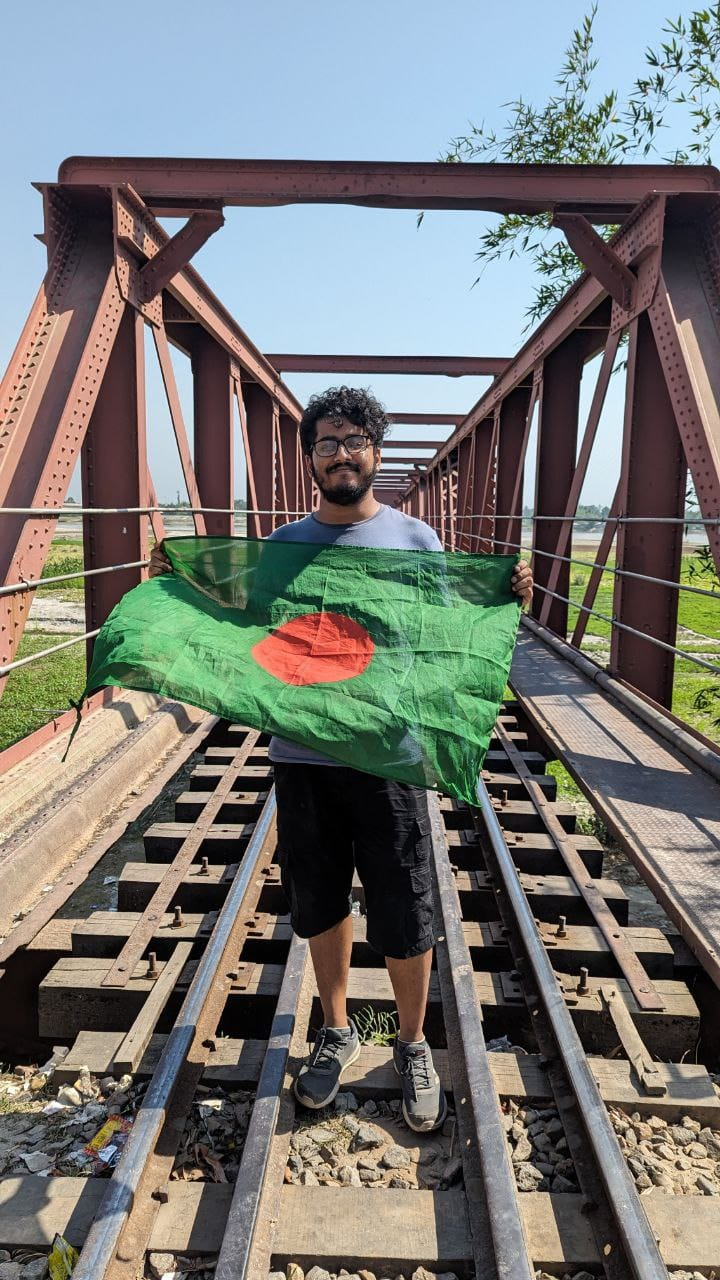
#> input picture ashik.jpg, 720 x 1280 px
$ python laplacianofGaussian.py   (older library calls are emulated)
#> lines starting #> are read from the running program, lines starting #| are printed output that depends on the picture
import cv2
import numpy as np
import matplotlib.pyplot as plt

def log_edge_detection(image_path, sigma=1):
  """
  Performs Laplacian of Gaussian edge detection on an image.

  Args:
    image_path: Path to the image file.
    sigma: Standard deviation for the Gaussian kernel.

  Returns:
    The LoG edge detected image.
  """
#> called with image_path = 'ashik.jpg', sigma = 1

  try:
    # Load the image
    img = cv2.imread(image_path, cv2.IMREAD_GRAYSCALE)
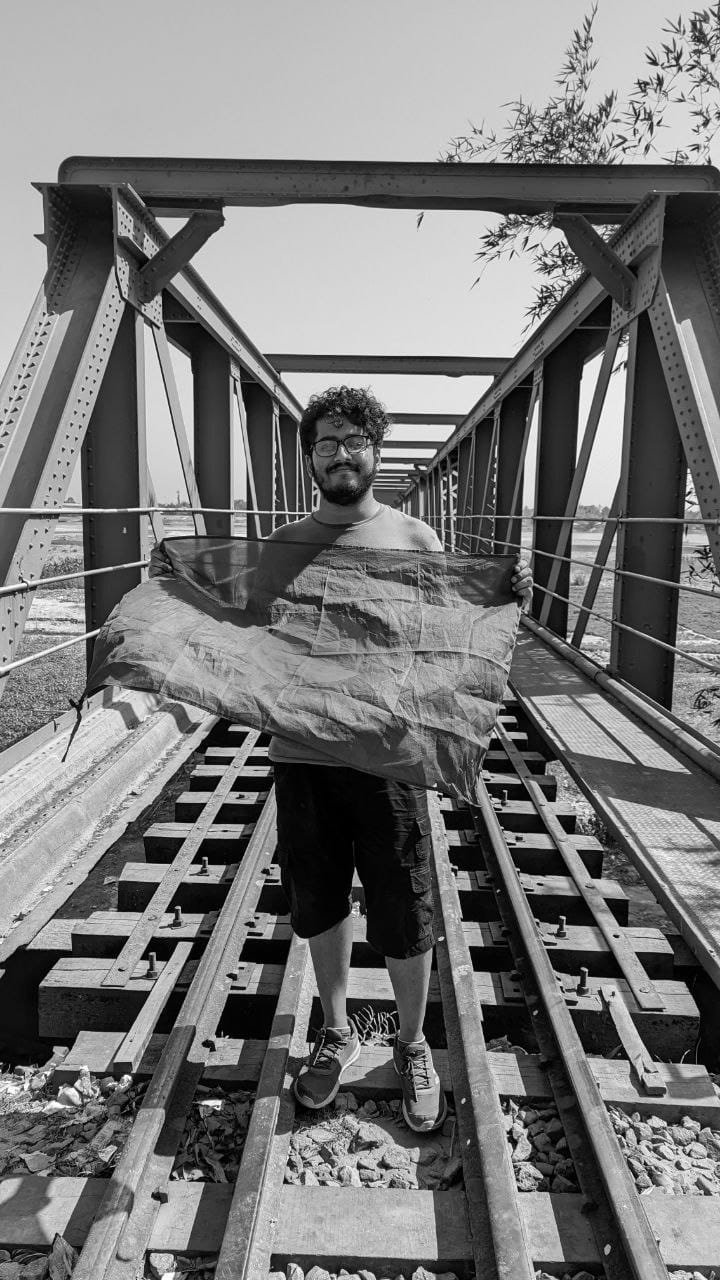
#> img: shape (1280, 720); min 0, max 255, mean 119.6

    # Convert to float32 for better precision
    img = np.float64(img)

    # Apply Gaussian blur
    blurred = cv2.GaussianBlur(img, (3, 3), sigma)

    # Compute Laplacian
    laplacian = cv2.Laplacian(blurred, cv2.CV_64F)
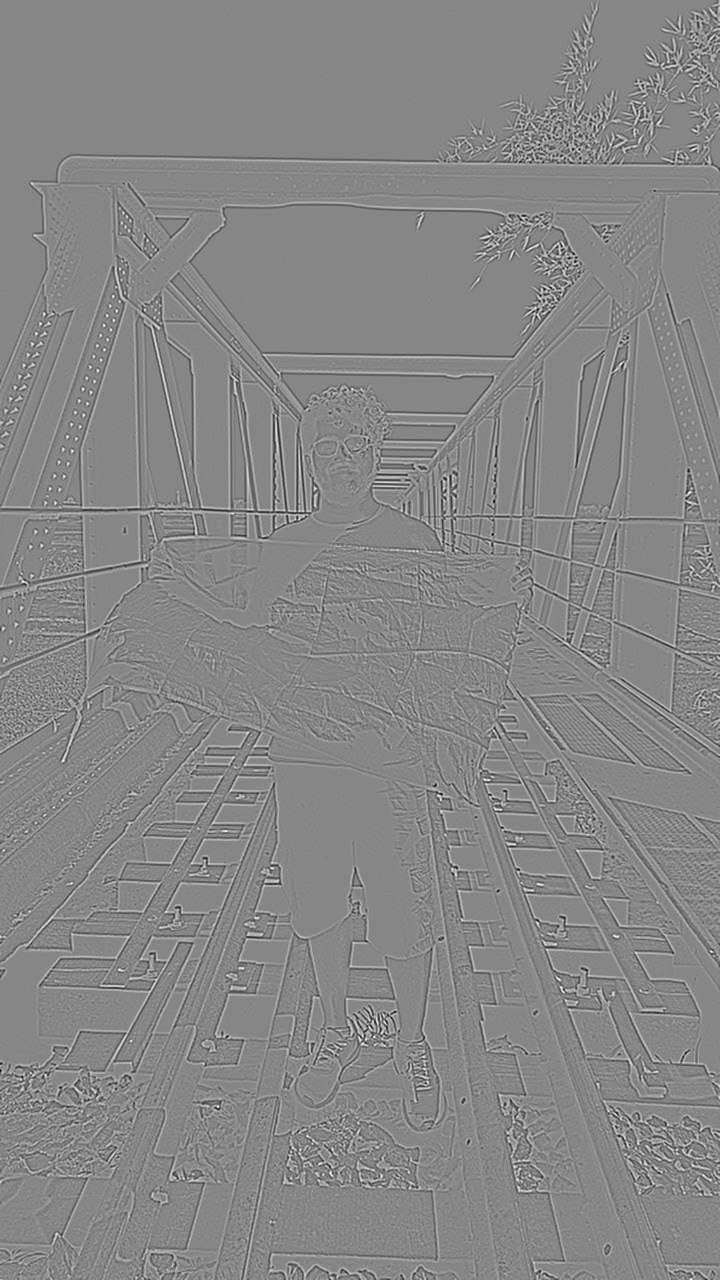
#> laplacian: shape (1280, 720) float64; min -131.8, max 118.3, mean 0; drawn with min black and max white

    # Convert back to uint8 for display
    laplacian = np.uint8(np.absolute(laplacian))
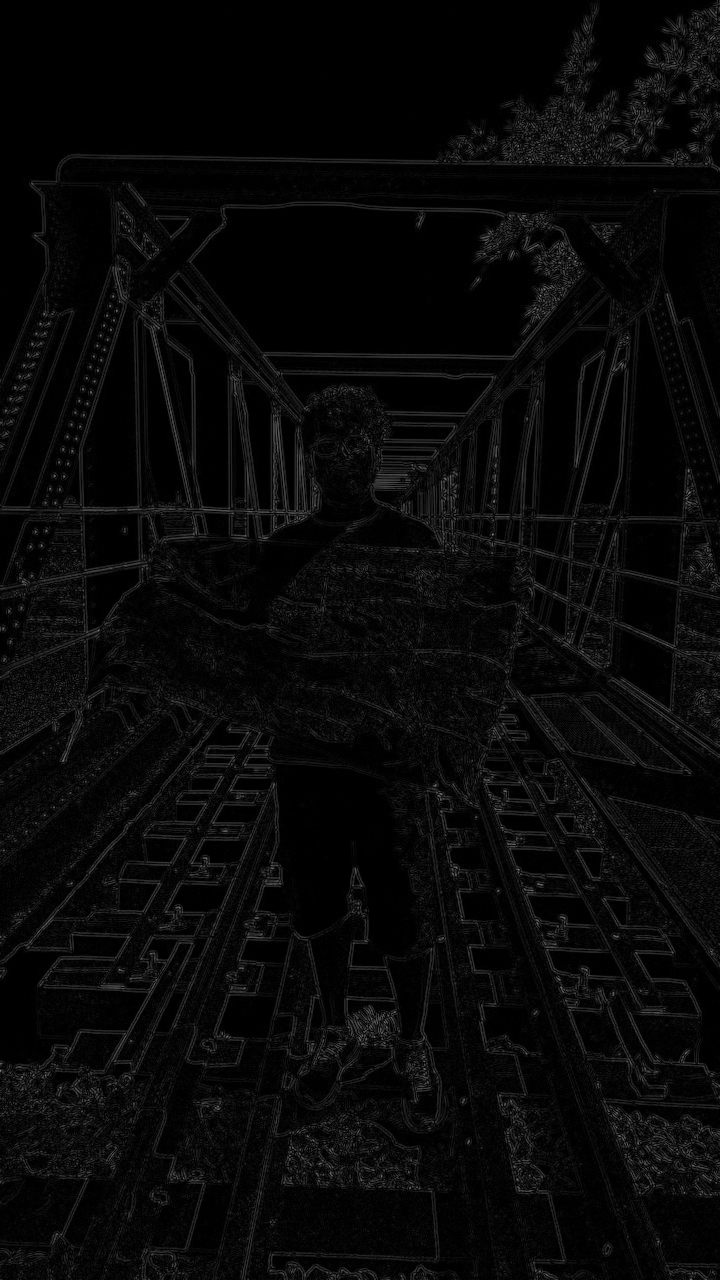
#> laplacian: shape (1280, 720); min 0, max 131, mean 8.5

    return laplacian

  except Exception as e:
    print(f"Error: {e}")
    return None

# Example usage
image_path = 'ashik.jpg'
edge_image = log_edge_detection(image_path)

if edge_image is not None:
  cv2.imshow('LoG Edge', edge_image)
  cv2.waitKey(0)
  cv2.destroyAllWindows()
  plt.imshow(edge_image)
  plt.waitforbuttonpress()

$ run again, with heart.jpeg copied over ashik.jpg
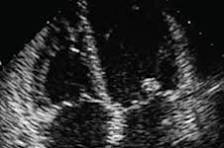
#> input picture heart.jpeg, 224 x 148 px
#> in log_edge_detection, `laplacian = cv2.Laplacian(blurred, cv2.CV_64F)`:
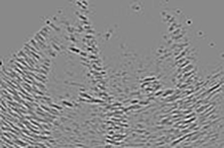
#> laplacian: shape (148, 224) float64; min -111.4, max 95.15, mean 0; drawn with min black and max white
#> in log_edge_detection, `laplacian = np.uint8(np.absolute(laplacian))`:
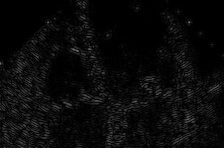
#> laplacian: shape (148, 224); min 0, max 111, mean 9.9

$ run again, with histeq_seyam.png saved as ashik.jpg
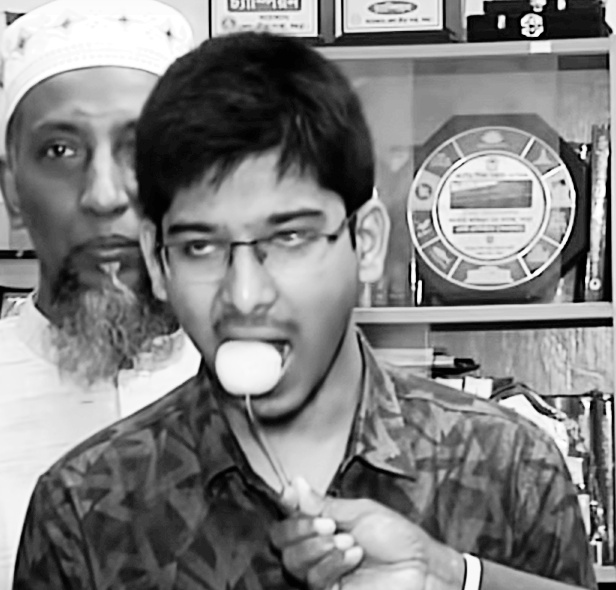
#> input picture histeq_seyam.png, 616 x 590 px
#> in log_edge_detection, img is the input picture: shape (590, 616); min 0, max 255, mean 128.9
#> in log_edge_detection, `laplacian = cv2.Laplacian(blurred, cv2.CV_64F)`:
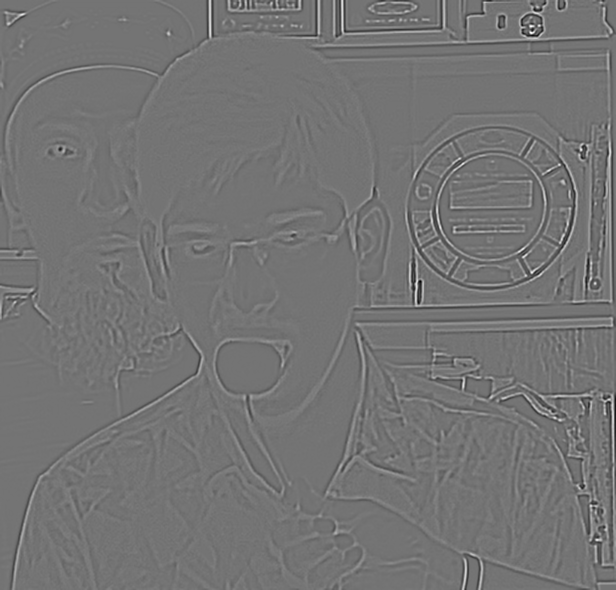
#> laplacian: shape (590, 616) float64; min -114.7, max 136.8, mean 0; drawn with min black and max white
#> in log_edge_detection, `laplacian = np.uint8(np.absolute(laplacian))`:
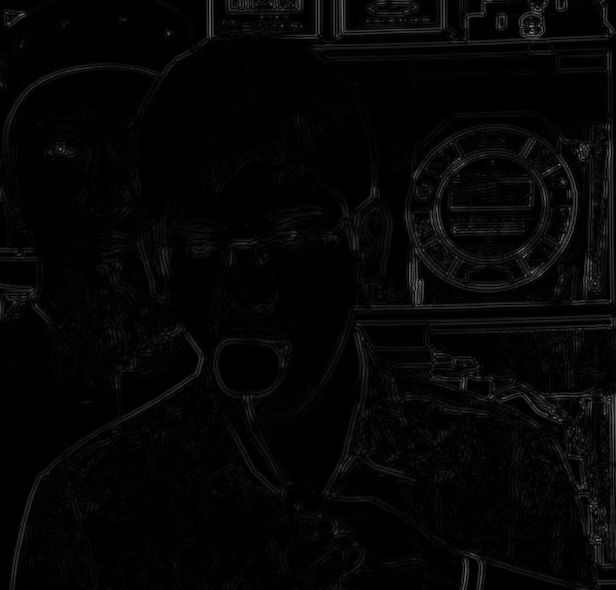
#> laplacian: shape (590, 616); min 0, max 136, mean 5.2
